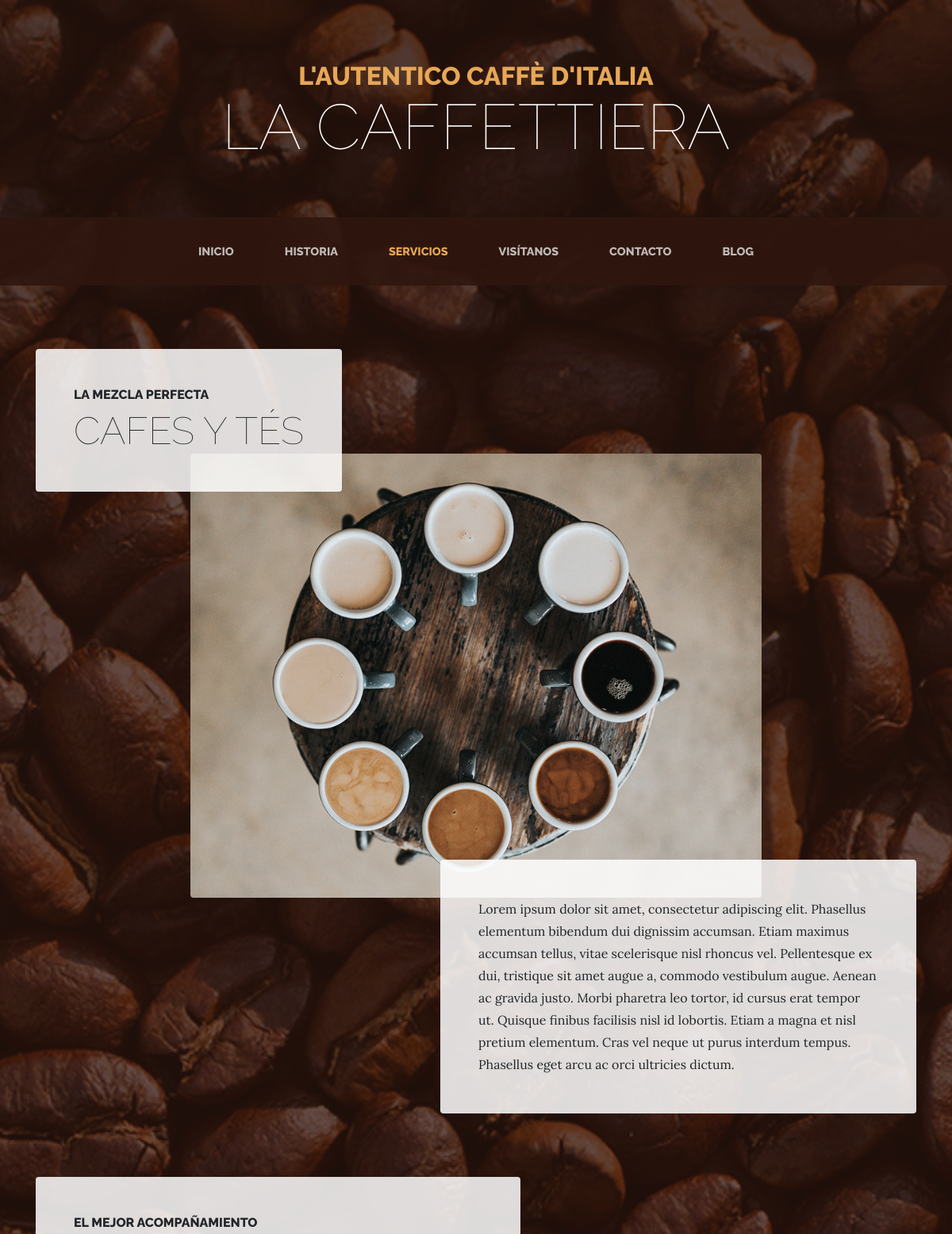
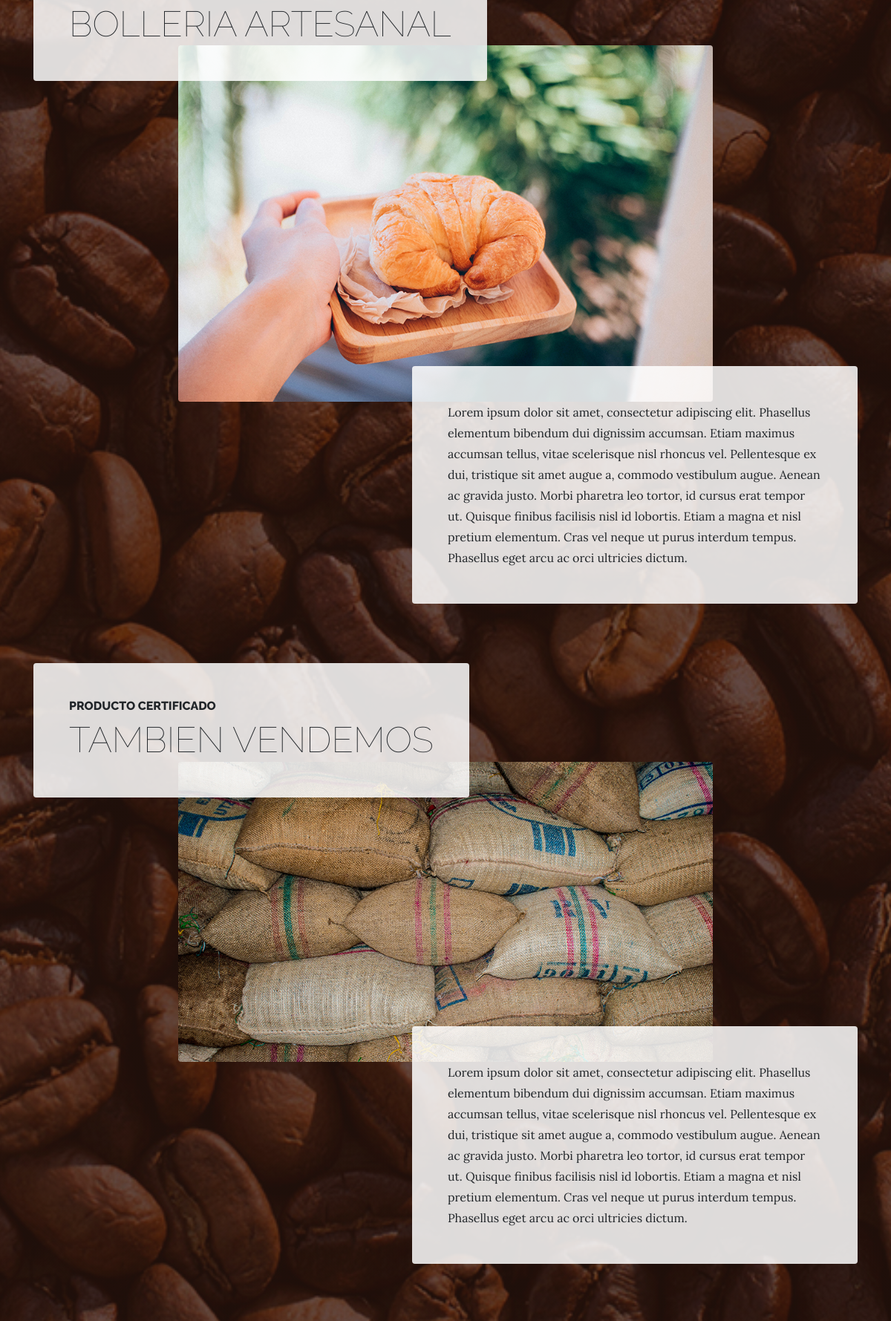
Page /services/ (upper part) on the committed database (2 pictures, top to bottom).
### services/models.py (models this page shows, shortened)
class Service(models.Model):
  title = models.CharField(max_length=200, verbose_name="Titulo")
  subtitle = models.CharField(max_length=200, verbose_name="Subtitulo")
  content = models.TextField(verbose_name="Contenido")
  image= models.ImageField(verbose_name="Imagen", upload_to="services")
  created = models.DateTimeField(auto_now_add=True, verbose_name="Fecha de creación")
  updated =models.DateTimeField(auto_now=True,verbose_name="Fecha de edicion")
  class Meta:
    verbose_name='servicio'
    verbose_name_plural='servicios'
    ordering =['-created']

### services/views.py (the view)
# urls.py: path('',views.services, name="services"),
def services(request):
  services = Service.objects.all()
  return render(request, "services/services.html", {"services" : services})

### pages/processors.py (called while the page is built)
def page_info(request):
  page_info = Page.objects.all()
  return {'page_info':page_info}

### social/processors.py (called while the page is built)
def ctx_dict(request):
  ctx={}
  links = Link.objects.all()
  for link in links:
    ctx[link.key] = link.url
  return ctx

### services/templates/services/services.html (shortened to what this page needs)
{% extends 'core/base.html' %}
{% load static %}
{% block content %}
{%for service in services reversed%}
  <section class="page-section">
    <div class="container">
      <div class="product-item">
        <div class="product-item-title d-flex">
          <div class="bg-faded p-5 d-flex mr-auto rounded">
            <h2 class="section-heading mb-0">
              <span class="section-heading-upper">{{service.subtitle}}</span>
              <span class="section-heading-lower">{{service.title}}</span>
            </h2>
          </div>
        </div>
        <img class="product-item-img mx-auto d-flex rounded img-fluid mb-3 mb-lg-0" src="{{service.image.url}}" alt="">
        <div class="product-item-description d-flex ml-auto">
          <div class="bg-faded p-5 rounded">
            <p class="mb-0">{{service.content}}</p>
          </div>
        </div>
      </div>
    </div>
  </section>
{%endfor%}
{% endblock %}

### core/templates/core/base.html (shortened to what this page needs)
<!DOCTYPE html>
<html lang="es">
  <head>
    {% load static %}
    <link href="{% static 'core/vendor/bootstrap/css/bootstrap.min.css' %}" rel="stylesheet">
    <link href="{% static 'core/vendor/font-awesome/css/font-awesome.min.css' %}" rel="stylesheet" type="text/css">
    <link href="{% static 'core/css/business-casual.css' %}" rel="stylesheet">
  </head>
  <body>
    <h1 class="site-heading text-center text-white d-none d-lg-block">
      <span class="site-heading-upper text-primary mb-3">L'autentico caffè d'italia</span>
      <span class="site-heading-lower">La Caffettiera</span>
    </h1>
    <nav class="navbar navbar-expand-lg navbar-dark py-lg-4" id="mainNav">
      <div class="container">
        <div class="collapse navbar-collapse" id="navbarResponsive">
          <ul class="navbar-nav mx-auto">
            <li class="nav-item px-lg-4 {% if request.path == '/'%} active {% endif %}">
              <a class="nav-link text-uppercase text-expanded" href="{% url 'home' %}">Inicio</a>
            </li>
            <li class="nav-item px-lg-4 {% if request.path == '/about/'%} active {% endif %}">
              <a class="nav-link text-uppercase text-expanded" href="{% url 'about' %}">Historia</a>
            </li>
            <li class="nav-item px-lg-4 {% if request.path == '/services/'%} active {% endif %}">
              <a class="nav-link text-uppercase text-expanded" href="{% url 'services' %}">Servicios</a>
            </li>
            <li class="nav-item px-lg-4 {% if request.path == '/store/'%} active {% endif %}">
              <a class="nav-link text-uppercase text-expanded" href="{% url 'store' %}">Visítanos</a>
            </li>
            <li class="nav-item px-lg-4 {% if request.path == '/contact/'%} active {% endif %}">
              <a class="nav-link text-uppercase text-expanded" href="{% url 'contact' %}">Contacto</a>
            </li>
            <li class="nav-item px-lg-4 {% if request.path == '/blog/' %} active {% endif %}">
              <a class="nav-link text-uppercase text-expanded" href="{% url 'blog' %}">Blog</a>
            </li>
          </ul>
        </div>
      </div>
    </nav>
    {% block content %} {% endblock %}
  </body>
</html>

### core/static/core/css/business-casual.css (style rules this page uses)
body { font-family: 'Lora'; background: linear-gradient(rgba(47, 23, 15, 0.65), rgba(47, 23, 15, 0.65)), url("../img/bg.jpg"); background-attachment: fixed; background-position: center; background-size: cover; }
h1, h2, h3, h4, h5, h6 { font-family: 'Raleway'; }
p { line-height: 1.75; }
.site-heading { margin-top: 5rem; margin-bottom: 5rem; text-transform: uppercase; line-height: 1; font-family: 'Raleway'; }
.site-heading .site-heading-upper { display: block; font-size: 2rem; font-weight: 800; }
.site-heading .site-heading-lower { font-size: 5rem; font-weight: 100; line-height: 4rem; }
.page-section { margin-top: 5rem; margin-bottom: 5rem; }
.section-heading { text-transform: uppercase; }
.section-heading .section-heading-upper { display: block; font-size: 1rem; font-weight: 800; padding-bottom:.5rem; }
.section-heading .section-heading-lower { display: block; font-size: 3rem; font-weight: 100; }
.bg-faded { background-color: rgba(255, 255, 255, 0.85); }
#mainNav { background-color: rgba(47, 23, 15, 0.9); font-family: 'Raleway'; }
#mainNav .navbar-nav .nav-item .nav-link { color: rgba(255, 255, 255, 0.7); font-weight: 800; }
#mainNav .navbar-nav .nav-item.active .nav-link { color: #e6a756; }
@media (min-width: 992px) { #mainNav .navbar-nav .nav-item .nav-link { font-size: 0.9rem; } }
@media (min-width: 992px) { .product-item .product-item-title { position: relative; z-index: 1; margin-bottom: -3rem; } }
@media (min-width: 992px) { .product-item .product-item-img { position: relative; z-index: 0; max-width: 60vw; } }
@media (min-width: 992px) { .product-item .product-item-description { position: relative; z-index: 1; margin-top: -3rem; max-width: 50vw; } }
.text-primary { color: #e6a756 !important; }

### rows in the picture
Service: subtitle "LA MEZCLA PERFECTA", title "CAFES Y TÉS", image (picture), content "Lorem ipsum dolor sit amet, consectetur adipiscing elit. Phasellus elementum bibendum dui dignissim accumsan. Etiam maximus accumsan tellus, vitae scelerisque nisl rhoncus vel. Pellentesque ex dui, tristique sit amet augue a, commodo vestibulum augue. Aenean ac gravida justo. Morbi pharetra leo tortor, id cursus erat tempor ut. Quisque finibus facilisis nisl id lobortis. Etiam a magna et nisl pretium elementum. Cras vel neque ut purus interdum tempus. Phasellus eget arcu ac orci ultricies dictum."
Service: subtitle "EL MEJOR ACOMPAÑAMIENTO", title "BOLLERIA ARTESANAL", image (picture), content "Lorem ipsum dolor sit amet, consectetur adipiscing elit. Phasellus elementum bibendum dui dignissim accumsan. Etiam maximus accumsan tellus, vitae scelerisque nisl rhoncus vel. Pellentesque ex dui, tristique sit amet augue a, commodo vestibulum augue. Aenean ac gravida justo. Morbi pharetra leo tortor, id cursus erat tempor ut. Quisque finibus facilisis nisl id lobortis. Etiam a magna et nisl pretium elementum. Cras vel neque ut purus interdum tempus. Phasellus eget arcu ac orci ultricies dictum."
Service: subtitle "PRODUCTO CERTIFICADO", title "TAMBIEN VENDEMOS", image (picture), content "Lorem ipsum dolor sit amet, consectetur adipiscing elit. Phasellus elementum bibendum dui dignissim accumsan. Etiam maximus accumsan tellus, vitae scelerisque nisl rhoncus vel. Pellentesque ex dui, tristique sit amet augue a, commodo vestibulum augue. Aenean ac gravida justo. Morbi pharetra leo tortor, id cursus erat tempor ut. Quisque finibus facilisis nisl id lobortis. Etiam a magna et nisl pretium elementum. Cras vel neque ut purus interdum tempus. Phasellus eget arcu ac orci ultricies dictum."
